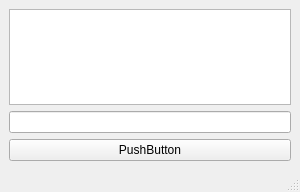
<?xml version="1.0" encoding="UTF-8"?>
<ui version="4.0">
 <class>MainWindow</class>
 <widget class="QMainWindow" name="MainWindow">
  <property name="geometry">
   <rect>
    <x>0</x>
    <y>0</y>
    <width>300</width>
    <height>192</height>
   </rect>
  </property>
  <property name="minimumSize">
   <size>
    <width>300</width>
    <height>192</height>
   </size>
  </property>
  <property name="maximumSize">
   <size>
    <width>300</width>
    <height>192</height>
   </size>
  </property>
  <property name="windowTitle">
   <string>MainWindow</string>
  </property>
  <widget class="QWidget" name="centralwidget">
   <layout class="QGridLayout" name="gridLayout_2">
    <item row="0" column="0">
     <layout class="QGridLayout" name="gridLayout">
      <item row="0" column="0">
       <widget class="QTextEdit" name="registration_text">
        <property name="readOnly">
         <bool>true</bool>
        </property>
       </widget>
      </item>
      <item row="1" column="0">
       <widget class="QLineEdit" name="registration_enter_line"/>
      </item>
      <item row="2" column="0">
       <widget class="QPushButton" name="registration_btn">
        <property name="text">
         <string>PushButton</string>
        </property>
       </widget>
      </item>
     </layout>
    </item>
   </layout>
  </widget>
  <widget class="QMenuBar" name="menubar">
   <property name="geometry">
    <rect>
     <x>0</x>
     <y>0</y>
     <width>300</width>
     <height>22</height>
    </rect>
   </property>
  </widget>
  <widget class="QStatusBar" name="statusbar"/>
 </widget>
 <resources/>
 <connections/>
</ui>
